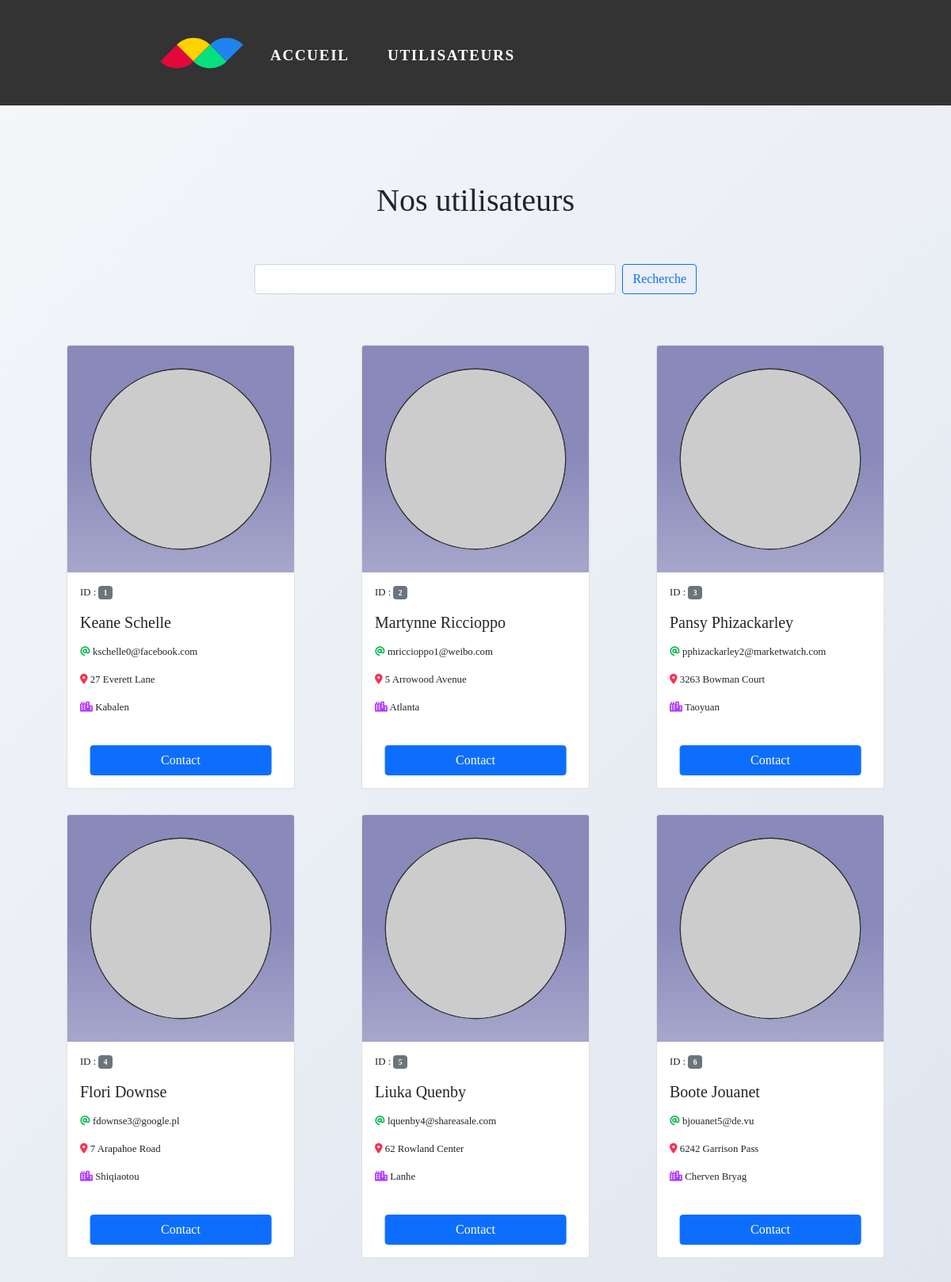
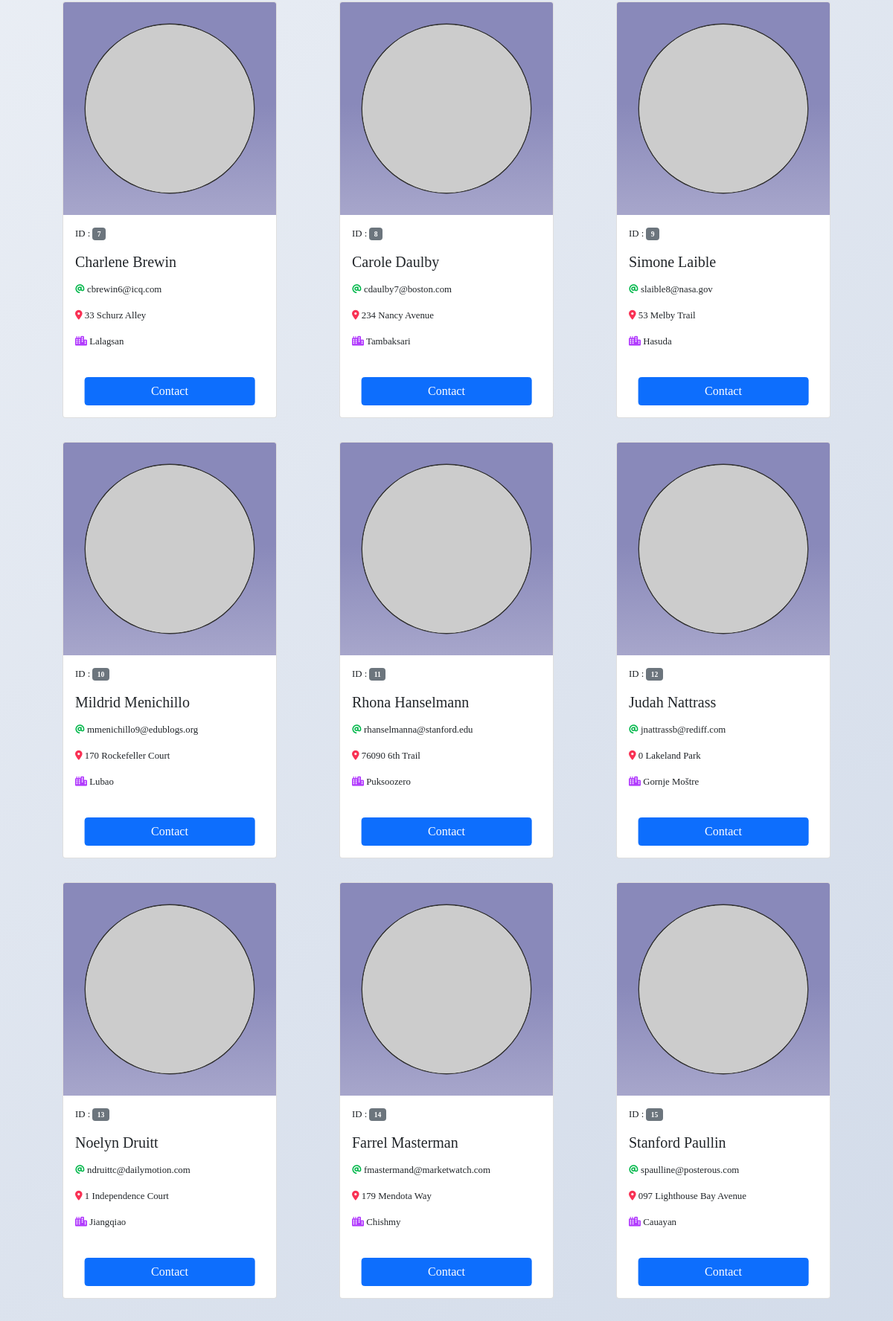
Screenshot of /index.php?url=users (upper part) with the database file from the repository (2 pictures, top to bottom).
### tables this page shows
create table users (
	id INT,
	first_name VARCHAR(50),
	last_name VARCHAR(50),
	email VARCHAR(50),
	city VARCHAR(50),
	street VARCHAR(250),
	avatar VARCHAR(250)
);

### Controllers/UsersController.php (called while the page is built, shortened)
<?php
require_once dirname(__DIR__) . '/models/Users.php';
$allUsers = getAllusers();
$searchEmpty = NULL;
require_once dirname(__DIR__) . '/views/users.phtml';

### router/router.php (called while the page is built, shortened)
<?php
function router($path)
{
    $routeExist = array_key_exists($path, ALLOWED_ROUTES);
    if ($routeExist) {
        require_once dirname(__DIR__) . '/' . BASE_CONTROLLER . $path . 'Controller.php';
        $content = ob_get_clean();
    }
    return $content;
}

### public/index.php (called while the page is built)
<?php
require_once dirname(__DIR__) . '/router/router.php';
$path = $_GET['url'] ?? DEFAULT_PATH;
$content = router($path);
require_once dirname(__DIR__) . '/views/layout.phtml';

### models/Users.php (called while the page is built, shortened)
<?php
function getAllUsers(): array
{
    $connect = getPDO();
    $request = $connect->prepare(
        "SELECT * FROM users LIMIT 24"
    );
    $request->execute();
    return $request->fetchAll();
}

### views/users.phtml (the view)
<section class="py-5 text-center container">
    <h1>Nos utilisateurs</h1>
</section>
<form class="d-flex col-md-6 offset-3 mb-5" method="POST">
    <input class="form-control me-2" type="search" name="search" placeholder="<?=  $searchEmpty ?>">
    <button class="btn btn-outline-primary" type="submit">Recherche</button>
</form>
<div class="d-flex flex-wrap">
        <?php foreach ($allUsers as $user) : ?>
            <div class="card my-3 mx-auto" style="width: 18rem; height: 35rem;">
                <div class="card-img-top avatar">
                    <img src="<?=  htmlspecialchars($user->avatar) ?>" class="avatar-user" alt="...">
                </div>
                <div class="card-body d-flex flex-column align-content-between">
                    <p class="card-text">ID : <span class="badge bg-secondary"><?=  htmlspecialchars($user->id) ?></span></p>
                    <h5 class="card-title mb-3"><?=  htmlspecialchars($user->first_name . ' ' . $user->last_name) ?></h5>
                    <p class="card-text"><i class="fa-solid fa-at i-email"></i> <?=  htmlspecialchars($user->email) ?></p>
                    <p class="card-text"><i class="fa-solid fa-location-dot i-street"></i> <?=  htmlspecialchars($user->street) ?></p>
                    <p class="card-text"><i class="fa-solid fa-city i-city"></i> <?=  htmlspecialchars($user->city) ?></p>
                    <a href="index.php?url=contact&id=<?=  htmlspecialchars($user->id) ?>" class="btn btn-primary">Contact</a>
                </div>
            </div>
        <?php endforeach; ?>
</div>

### views/layout.phtml (shortened to what this page needs)
<!DOCTYPE html>
<html lang="fr">
<head>
    <link rel="stylesheet" href="../assets/css/style.css">
    <link rel="stylesheet" href="../assets/css/hover.css">
    <link href="https://cdn.jsdelivr.net/npm/bootstrap@5.1.3/dist/css/bootstrap.min.css" rel="stylesheet">
    <link rel="stylesheet" href="https://cdnjs.cloudflare.com/ajax/libs/font-awesome/6.0.0/css/all.min.css" />
</head>
<body>
    <header>
        <nav class="nav col-md-8 offset-md-2 pt-2">
            <img src="../assets/images/logo.svg" class="img-fluid pb-2" alt="">
            <a class="hvr-underline-from-left mx-3" href="index.php?url=homepage">Accueil</a>
            <a class="hvr-underline-from-left" href="index.php?url=users">Utilisateurs</a>
        </nav>
    </header>
    <main class="container py-5">
        <div>
            <?= $content ?>
        </div>
    </main>
</body>
</html>

### assets/css/style.css (style rules this page uses)
body { display: flex; flex-direction: column; min-height: 100vh; font-family: "Fira Code" !important; background-image: linear-gradient(135deg, #f5f7fa 0%, #c3cfe2 100%) !important; }
main { flex-grow: 1; }
header { padding: 2rem 0; background-color: #333; }
header a { color: white; padding: 1rem; text-decoration: none; font-size: 1.2rem; text-transform: uppercase; font-weight: bold; letter-spacing: 0.1rem; }
main { padding-top: 2rem; }
.card-body { position: relative; }
.card-body a { position: absolute; bottom: 1rem; left: 50%; transform: translate(-50%); width: 80%; }
.card-text { font-size: 0.8rem; }
.avatar { background-image: linear-gradient(to top, #a7a6cb 0%, #8989ba 52%, #8989ba 100%); }
.avatar-user { width: 100%; border-radius: 100%; border: 2px solid #333; background-color: white; transform: scale(0.8); }
.i-email { color: #00b74a; }
.i-street { color: #f93154; }
.i-city { color: #b23cfd; }

### rows the page displays
users: id "1", first_name+last_name "Keane Schelle", email "kschelle0@facebook.com", street "27 Everett Lane", city "Kabalen"
users: id "2", first_name+last_name "Martynne Riccioppo", email "mriccioppo1@weibo.com", street "5 Arrowood Avenue", city "Atlanta"
users: id "3", first_name+last_name "Pansy Phizackarley", email "pphizackarley2@marketwatch.com", street "3263 Bowman Court", city "Taoyuan"
users: id "4", first_name+last_name "Flori Downse", email "fdownse3@google.pl", street "7 Arapahoe Road", city "Shiqiaotou"
users: id "5", first_name+last_name "Liuka Quenby", email "lquenby4@shareasale.com", street "62 Rowland Center", city "Lanhe"
users: id "6", first_name+last_name "Boote Jouanet", email "bjouanet5@de.vu", street "6242 Garrison Pass", city "Cherven Bryag"
users: id "7", first_name+last_name "Charlene Brewin", email "cbrewin6@icq.com", street "33 Schurz Alley", city "Lalagsan"
users: id "8", first_name+last_name "Carole Daulby", email "cdaulby7@boston.com", street "234 Nancy Avenue", city "Tambaksari"
users: id "9", first_name+last_name "Simone Laible", email "slaible8@nasa.gov", street "53 Melby Trail", city "Hasuda"
users: id "10", first_name+last_name "Mildrid Menichillo", email "mmenichillo9@edublogs.org", street "170 Rockefeller Court", city "Lubao"
users: id "11", first_name+last_name "Rhona Hanselmann", email "rhanselmanna@stanford.edu", street "76090 6th Trail", city "Puksoozero"
users: id "12", first_name+last_name "Judah Nattrass", email "jnattrassb@rediff.com", street "0 Lakeland Park", city "Gornje Moštre"
users: id "13", first_name+last_name "Noelyn Druitt", email "ndruittc@dailymotion.com", street "1 Independence Court", city "Jiangqiao"
users: id "14", first_name+last_name "Farrel Masterman", email "fmastermand@marketwatch.com", street "179 Mendota Way", city "Chishmy"
users: id "15", first_name+last_name "Stanford Paullin", email "spaulline@posterous.com", street "097 Lighthouse Bay Avenue", city "Cauayan"
